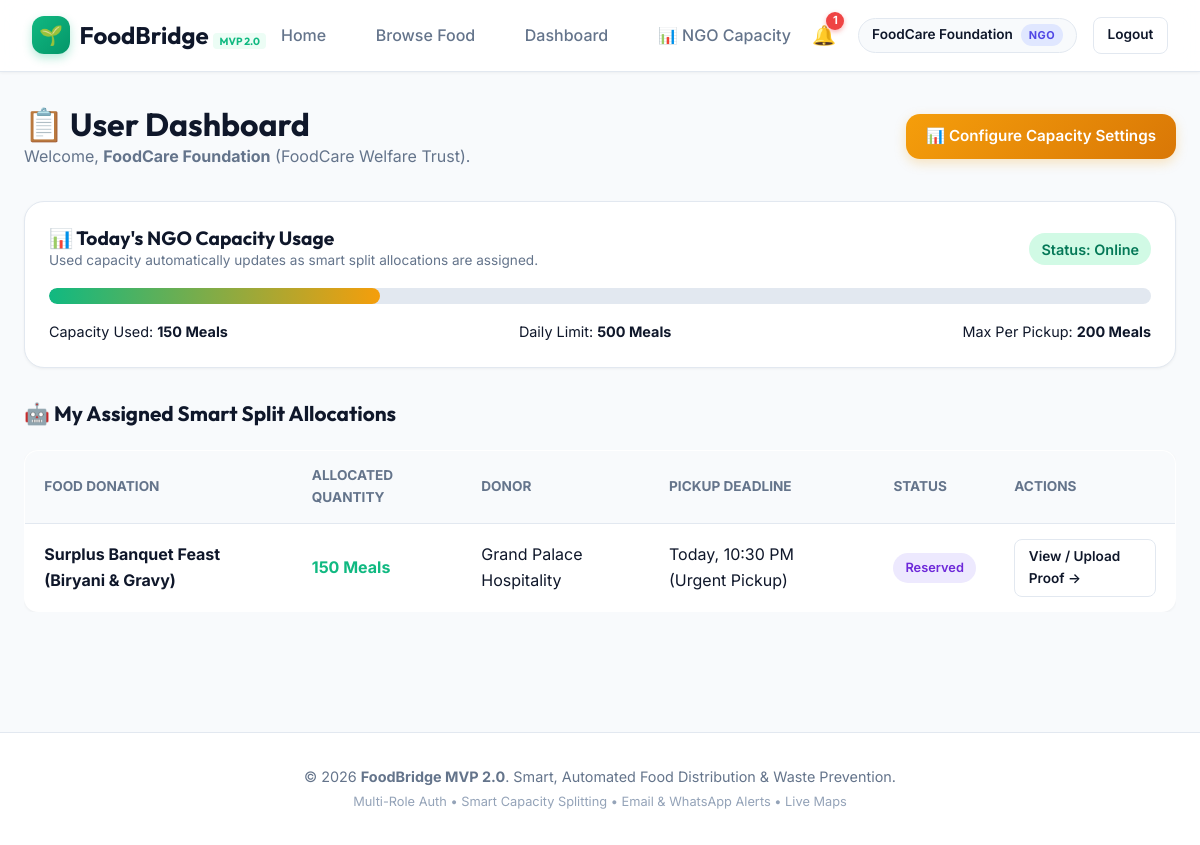
The app's page /dashboard (signed in) with its own data.
### tables this page shows
CREATE TABLE users (
    id INTEGER PRIMARY KEY AUTOINCREMENT,
    name TEXT NOT NULL,
    email TEXT UNIQUE NOT NULL,
    password_hash TEXT NOT NULL,
    role TEXT NOT NULL CHECK(role IN ('donor', 'ngo', 'admin')),
    phone TEXT,
    organization TEXT,
    -- NGO Capacity & Location Configuration
    max_meals_per_pickup INTEGER DEFAULT 200,
    daily_capacity INTEGER DEFAULT 500,
    current_capacity_used INTEGER DEFAULT 0,
    capacity_reset_date TEXT DEFAULT '',
    availability TEXT DEFAULT 'Online' CHECK(availability IN ('Online', 'Offline')),
    service_radius_km REAL DEFAULT 10.0,
    latitude REAL DEFAULT 12.9716,
    longitude REAL DEFAULT 77.5946,
    created_at TIMESTAMP DEFAULT CURRENT_TIMESTAMP
);

CREATE TABLE donation_allocations (
    id INTEGER PRIMARY KEY AUTOINCREMENT,
    donation_id INTEGER NOT NULL,
    ngo_id INTEGER NOT NULL,
    allocated_quantity INTEGER NOT NULL,
    status TEXT NOT NULL DEFAULT 'Reserved' CHECK(status IN ('Reserved', 'Picked Up', 'Delivered', 'Completed')),
    pickup_proof_image TEXT,
    pickup_timestamp TEXT,
    delivery_proof_image TEXT,
    delivery_timestamp TEXT,
    created_at TIMESTAMP DEFAULT CURRENT_TIMESTAMP,
    FOREIGN KEY (donation_id) REFERENCES donations (id) ON DELETE CASCADE,
    FOREIGN KEY (ngo_id) REFERENCES users (id) ON DELETE CASCADE
);

CREATE TABLE donations (
    id INTEGER PRIMARY KEY AUTOINCREMENT,
    donor_id INTEGER NOT NULL,
    food_name TEXT NOT NULL,
    quantity TEXT NOT NULL,
    food_type TEXT DEFAULT 'Veg' CHECK(food_type IN ('Veg', 'Non-Veg')),
    servings_count INTEGER DEFAULT 50,
    category TEXT DEFAULT 'Prepared Meals',
    location TEXT NOT NULL,
    latitude REAL DEFAULT 12.9716,
    longitude REAL DEFAULT 77.5946,
    pickup_deadline TEXT NOT NULL,
    notes TEXT,
    special_instructions TEXT,
    food_image TEXT,
    status TEXT NOT NULL DEFAULT 'Available' CHECK(status IN ('Available', 'Reserved', 'Picked Up', 'Delivered', 'Completed')),
    ngo_id INTEGER,
    pickup_proof_image TEXT,
    pickup_timestamp TEXT,
    delivery_proof_image TEXT,
    delivery_timestamp TEXT,
    is_urgent INTEGER DEFAULT 0,
    created_at TIMESTAMP DEFAULT CURRENT_TIMESTAMP,
    FOREIGN KEY (donor_id) REFERENCES users (id),
    FOREIGN KEY (ngo_id) REFERENCES users (id)
);

### app.py (the view, shortened to what this page needs)
@app.route('/dashboard')
@login_required
def dashboard():
    db = database.get_db()
    user_id = session['user_id']
    user_role = session['user_role']
    if user_role == 'admin':
        return redirect(url_for('admin_dashboard'))
    else: # NGO role
        my_allocations = db.execute('''
            SELECT da.*, d.food_name, d.food_type, d.quantity, d.location, d.pickup_deadline, d.latitude, d.longitude,
                   u_donor.name as donor_name, u_donor.organization as donor_org, u_donor.phone as donor_phone
            FROM donation_allocations da
            JOIN donations d ON da.donation_id = d.id
            JOIN users u_donor ON d.donor_id = u_donor.id
            WHERE da.ngo_id = ?
            ORDER BY da.created_at DESC
        ''', (user_id,)).fetchall()
        my_single_pickups = db.execute('''
            SELECT d.*, u_donor.name as donor_name, u_donor.organization as donor_org, u_donor.phone as donor_phone
            FROM donations d
            JOIN users u_donor ON d.donor_id = u_donor.id
            WHERE d.ngo_id = ?
            ORDER BY d.created_at DESC
        ''', (user_id,)).fetchall()
        ngo_info = db.execute('SELECT * FROM users WHERE id = ?', (user_id,)).fetchone()
        stats = {
            'total_claimed': len(my_allocations) + len(my_single_pickups),
            'active_pickups': sum(1 for a in my_allocations if a['status'] == 'Reserved') + sum(1 for d in my_single_pickups if d['status'] == 'Reserved'),
            'completed_deliveries': sum(1 for a in my_allocations if a['status'] in ['Delivered', 'Completed']) + sum(1 for d in my_single_pickups if d['status'] in ['Delivered', 'Completed']),
            'daily_capacity': ngo_info['daily_capacity'] or 500,
            'capacity_used': ngo_info['current_capacity_used'] or 0
        }
        return render_template('dashboard.html', allocations=my_allocations, single_pickups=my_single_pickups, stats=stats, ngo=ngo_info)

### app.py (called while the page is built)
def login_required(f):
    @wraps(f)
    def decorated_function(*args, **kwargs):
        if 'user_id' not in session:
            flash('Please log in to access this page.', 'warning')
            return redirect(url_for('login', next=request.url))
        return f(*args, **kwargs)
    return decorated_function

### database.py (called while the page is built)
def dict_factory(cursor, row):
    d = {}
    for idx, col in enumerate(cursor.description):
        d[col[0]] = row[idx]
    return d

def get_db():
    db = getattr(g, '_database', None)
    if db is None:
        db = g._database = sqlite3.connect(DATABASE)
        db.row_factory = dict_factory
        db.execute('PRAGMA foreign_keys = ON;')
    return db

def close_connection(exception=None):
    db = getattr(g, '_database', None)
    if db is not None:
        db.close()

### templates/dashboard.html (shortened to what this page needs)
{% extends "base.html" %}
{% block content %}
<div style="margin-bottom: 2rem; display: flex; justify-content: space-between; align-items: center; flex-wrap: wrap; gap: 1rem;">
    <div>
        <h1 style="font-size: 2rem; color: var(--text-main);">📋 User Dashboard</h1>
        <p style="color: var(--text-muted);">
            Welcome, <strong>{{ current_user.name }}</strong> ({{ current_user.organization or current_user.role|capitalize }}).
        </p>
    </div>
    {% if current_user.role == 'donor' %}
        <a href="{{ url_for('add_donation') }}" class="btn btn-primary">
            + Post New Food Donation
        </a>
    {% elif current_user.role == 'ngo' %}
        <a href="{{ url_for('ngo_capacity') }}" class="btn btn-accent">
            📊 Configure Capacity Settings
        </a>
    {% endif %}
</div>
{% if current_user.role == 'donor' %}
    <div class="stats-grid" style="margin-bottom: 2rem;">
        <div class="stat-card" style="background: white; border: 1px solid var(--border-color); color: var(--text-main);">
            <div class="stat-number" style="color: var(--primary);">{{ stats.total_posted }}</div>
            <div class="stat-label" style="color: var(--text-muted);">Total Listings Posted</div>
        </div>
        <div class="stat-card" style="background: white; border: 1px solid var(--border-color); color: var(--text-main);">
            <div class="stat-number" style="color: #6366f1;">{{ stats.total_servings_saved }}</div>
            <div class="stat-label" style="color: var(--text-muted);">Meals Saved</div>
        </div>
        <div class="stat-card" style="background: white; border: 1px solid var(--border-color); color: var(--text-main);">
            <div class="stat-number" style="color: #f59e0b;">{{ stats.available }}</div>
            <div class="stat-label" style="color: var(--text-muted);">Currently Available</div>
        </div>
        <div class="stat-card" style="background: white; border: 1px solid var(--border-color); color: var(--text-main);">
            <div class="stat-number" style="color: #10b981;">{{ stats.delivered }}</div>
            <div class="stat-label" style="color: var(--text-muted);">Completed Pickups</div>
        </div>
    </div>
    <h2 style="font-size: 1.3rem; margin-bottom: 1rem;">🍱 My Posted Food Listings</h2>
    {% if donations %}
        <div class="table-responsive">
            <table class="data-table">
                <thead>
                    <tr>
                        <th>Food Item</th>
                        <th>Type</th>
                        <th>Quantity / Servings</th>
                        <th>Pickup Deadline</th>
                        <th>Status</th>
                        <th>Actions</th>
                    </tr>
                </thead>
                <tbody>
                    {% for d in donations %}
                        <tr>
                            <td><strong>{{ d.food_name }}</strong></td>
                            <td>
                                <span class="badge {% if d.food_type == 'Veg' %}badge-veg{% else %}badge-nonveg{% endif %}">
                                    {{ d.food_type or 'Veg' }}
                                </span>
                            </td>
                            <td>{{ d.quantity }} ({{ d.servings_count or 50 }} Servings)</td>
                            <td>{{ d.pickup_deadline }}</td>
                            <td>
                                <span class="badge badge-{{ d.status|lower|replace(' ', '') }}">
                                    {{ d.status }}
                                </span>
                            </td>
                            <td>
                                <a href="{{ url_for('donation_detail', donation_id=d.id) }}" class="btn btn-secondary btn-sm">
                                    View / Split Progress &rarr;
                                </a>
                            </td>
                        </tr>
                    {% endfor %}
                </tbody>
            </table>
        </div>
    {% else %}
        <p style="color: var(--text-muted);">You haven't posted any food donations yet.</p>
    {% endif %}
{% elif current_user.role == 'ngo' %}
    <div style="background: white; border: 1px solid var(--border-color); border-radius: var(--radius-lg); padding: 1.5rem; margin-bottom: 2rem; box-shadow: var(--shadow-sm);">
        <div style="display: flex; justify-content: space-between; align-items: center; margin-bottom: 0.5rem;">
            <div>
                <h3 style="font-size: 1.2rem; color: var(--text-main);">📊 Today's NGO Capacity Usage</h3>
                <p style="font-size: 0.85rem; color: var(--text-muted);">Used capacity automatically updates as smart split allocations are assigned.</p>
            </div>
            <span class="badge {% if ngo.availability == 'Online' %}badge-available{% else %}badge-reserved{% endif %}" style="font-size: 0.9rem;">
                Status: {{ ngo.availability }}
            </span>
        </div>
        <div class="capacity-meter" style="height: 16px; margin: 1rem 0;">
            <div class="capacity-fill" style="width: {{ ((ngo.current_capacity_used or 0) / (ngo.daily_capacity or 500) * 100)|round }}%;"></div>
        </div>
        <div style="display: flex; justify-content: space-between; font-size: 0.9rem; color: var(--text-main);">
            <span>Capacity Used: <strong>{{ ngo.current_capacity_used or 0 }} Meals</strong></span>
            <span>Daily Limit: <strong>{{ ngo.daily_capacity or 500 }} Meals</strong></span>
            <span>Max Per Pickup: <strong>{{ ngo.max_meals_per_pickup or 200 }} Meals</strong></span>
        </div>
    </div>
    <h2 style="font-size: 1.3rem; margin-bottom: 1rem;">🤖 My Assigned Smart Split Allocations</h2>
    {% if allocations %}
        <div class="table-responsive" style="margin-bottom: 2.5rem;">
            <table class="data-table">
                <thead>
                    <tr>
                        <th>Food Donation</th>
                        <th>Allocated Quantity</th>
                        <th>Donor</th>
                        <th>Pickup Deadline</th>
                        <th>Status</th>
                        <th>Actions</th>
                    </tr>
                </thead>
                <tbody>
                    {% for a in allocations %}
                        <tr>
                            <td><strong>{{ a.food_name }}</strong></td>
                            <td><span style="font-weight: 700; color: var(--primary);">{{ a.allocated_quantity }} Meals</span></td>
                            <td>{{ a.donor_org or a.donor_name }}</td>
                            <td>{{ a.pickup_deadline }}</td>
                            <td>
                                <span class="badge badge-{{ a.status|lower|replace(' ', '') }}">
                                    {{ a.status }}
                                </span>
                            </td>
                            <td>
                                <a href="{{ url_for('donation_detail', donation_id=a.donation_id) }}" class="btn btn-secondary btn-sm">
                                    View / Upload Proof &rarr;
                                </a>
                            </td>
                        </tr>
                    {% endfor %}
                </tbody>
            </table>
        </div>
    {% else %}
        <p style="color: var(--text-muted); margin-bottom: 2rem;">No smart split allocations currently assigned.</p>
    {% endif %}
{% endif %}
{% endblock %}

### templates/base.html (shortened to what this page needs)
<!DOCTYPE html>
<html lang="en">
<head>
    <link rel="stylesheet" href="{{ url_for('static', filename='css/style.css') }}">
    <link rel="stylesheet" href="https://unpkg.com/leaflet@1.9.4/dist/leaflet.css" />
</head>
<body>
    <nav class="navbar">
        <a href="{{ url_for('index') }}" class="nav-brand">
            <div class="nav-brand-icon">🌱</div>
            <span>FoodBridge <small style="font-size: 0.65rem; color: var(--primary); background: var(--primary-light); padding: 0.1rem 0.4rem; border-radius: 4px;">MVP 2.0</small></span>
        </a>
        <ul class="nav-menu">
            <li><a href="{{ url_for('index') }}" class="nav-link">Home</a></li>
            <li><a href="{{ url_for('donations') }}" class="nav-link">Browse Food</a></li>
            {% if current_user %}
                <li><a href="{{ url_for('dashboard') }}" class="nav-link">Dashboard</a></li>
                {% if current_user.role == 'ngo' %}
                    <li><a href="{{ url_for('ngo_capacity') }}" class="nav-link">📊 NGO Capacity</a></li>
                {% endif %}
            {% endif %}
        </ul>
        <div class="nav-user">
            {% if current_user %}
                <a href="{{ url_for('notifications_view') }}" class="notif-bell" title="Notifications">
                    🔔
                    {% if unread_notifications_count > 0 %}
                        <span class="notif-badge">{{ unread_notifications_count }}</span>
                    {% endif %}
                </a>
                <div class="user-badge">
                    <span>{{ current_user.name }}</span>
                    <span class="user-role-tag role-{{ current_user.role }}">
                        {{ current_user.role }}
                    </span>
                </div>
                <a href="{{ url_for('logout') }}" class="btn btn-secondary btn-sm">Logout</a>
            {% else %}
                <a href="{{ url_for('login') }}" class="btn btn-secondary btn-sm">Log In</a>
                <a href="{{ url_for('register') }}" class="btn btn-primary btn-sm">Register</a>
            {% endif %}
        </div>
    </nav>
    <main class="container">
        {% block content %}{% endblock %}
    </main>
    <footer class="footer">
        <p>© 2026 <strong>FoodBridge MVP 2.0</strong>. Smart, Automated Food Distribution & Waste Prevention.</p>
        <p style="margin-top: 0.25rem; font-size: 0.8rem; color: var(--text-light);">Multi-Role Auth • Smart Capacity Splitting • Email & WhatsApp Alerts • Live Maps</p>
    </footer>
</body>
</html>

### records on screen
users: name "FoodCare Foundation", role "NGO", organization "FoodCare Welfare Trust", availability "Online", current_capacity_used "150", daily_capacity "500", max_meals_per_pickup "200"
donation_allocations: food_name "Surplus Banquet Feast (Biryani & Gravy)", allocated_quantity "150", organization "Grand Palace Hospitality", pickup_deadline "Today, 10:30 PM (Urgent Pickup)", status "Reserved"

### other values on screen
{{ unread_notifications_count }} "1"
